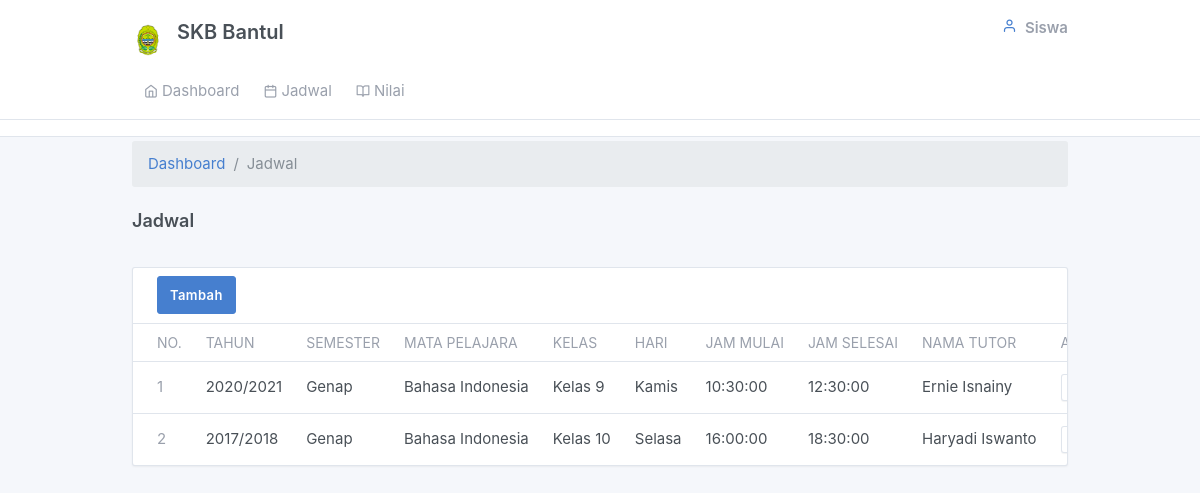
The page /siswa/jadwal.php on the database as committed earlier.
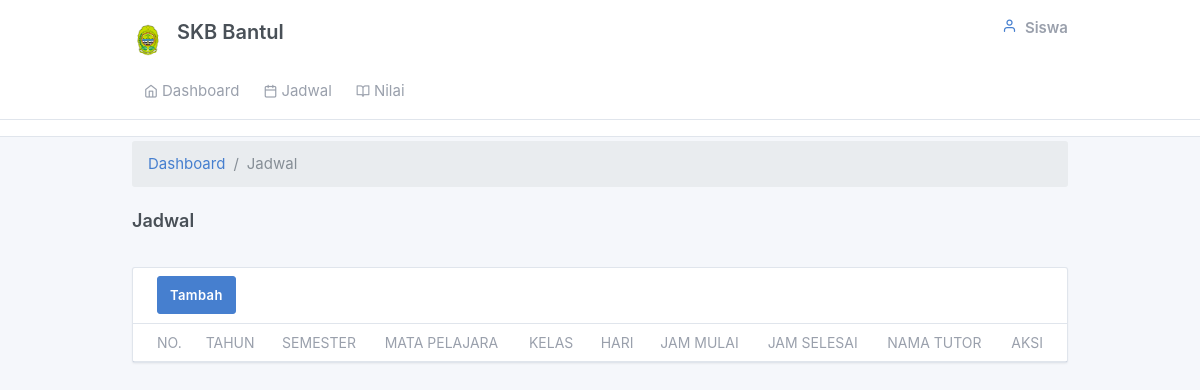
The same page on the database as committed later.
### tables this page shows
CREATE TABLE `jadwal` (
  `id_jadwal` int(11) NOT NULL,
  `kode_ta` int(11) NOT NULL,
  `semester` enum('Ganjil','Genap') NOT NULL,
  `kode_kelas` int(11) NOT NULL,
  `hari` enum('Senin','Selasa','Rabu','Kamis','Jumat') NOT NULL,
  `kode_mapel` varchar(11) NOT NULL,
  `jam_mulai` time NOT NULL,
  `jam_selesai` time NOT NULL,
  `kode_tutor` varchar(11) NOT NULL
);

CREATE TABLE `tahun_ajaran` (
  `kode_ta` int(11) NOT NULL,
  `ta` varchar(12) NOT NULL
);

CREATE TABLE `mapel` (
  `kode_mapel` varchar(11) NOT NULL,
  `nama_mapel` varchar(30) NOT NULL,
  `kode_kelas` int(11) NOT NULL,
  `kode_tutor` varchar(11) NOT NULL
);

CREATE TABLE `kelas` (
  `kode_kelas` int(11) NOT NULL,
  `kelas` varchar(11) NOT NULL
);

CREATE TABLE `tutor` (
  `kode_tutor` varchar(11) NOT NULL,
  `nama_tutor` varchar(50) NOT NULL,
  `tempat_lhr` varchar(30) NOT NULL,
  `tanggal_lhr` date NOT NULL,
  `jenkel` enum('laki-laki','perempuan') NOT NULL,
  `agama` varchar(12) NOT NULL,
  `alamat` varchar(100) NOT NULL,
  `no_hp` varchar(14) NOT NULL,
  `tgl_terdaftar` date NOT NULL
);

### siswa/jadwal.php (the view, shortened to what this page needs)
<?php include_once "views/main.php";?>
<?php
switch ($_GET["act"]){
default:
?>
<div class="my-3 my-md-1">
  <div class="container">
  <ol class="breadcrumb">
            <li class="breadcrumb-item">
              <a href="../index.php">Dashboard</a>
            </li>
            <li class="breadcrumb-item active">Jadwal</li>
          </ol>
    <div class="page-header">
      <h4 class="">
        Jadwal
      </h4>
    </div>
      <div class="">
        <div class="card">
          <div class="card-header">
          <a href="?&act=form_create" class="btn btn-primary" role="button">Tambah</a>
          </div>
          <div class="table-responsive">
            <table class="table card-table table-vcenter text-nowrap datatable">
              <thead>
                <tr>
                  <th class="w-2">No.</th>
                  <th>Tahun</th>
                  <th>Semester</th>
                  <th>Mata Pelajara</th>
                  <th>Kelas</th>
                  <th>Hari</th>
                  <th>Jam Mulai</th>
                  <th>Jam Selesai</th>
                  <th>Nama Tutor</th>
                  <th class="w-2">Aksi</th>
                </tr>
              </thead>
              <tbody>
              <?php
              $sql=mysqli_query($connect,"SELECT jadwal.id_jadwal, tahun_ajaran.ta, mapel.nama_mapel, jadwal.semester, kelas.kelas, jadwal.hari, jadwal.jam_mulai, jadwal.jam_selesai, tutor.nama_tutor FROM jadwal LEFT JOIN tahun_ajaran ON tahun_ajaran.kode_ta=jadwal.kode_ta LEFT JOIN kelas ON kelas.kode_kelas=jadwal.kode_kelas LEFT JOIN mapel ON mapel.kode_mapel=jadwal.kode_mapel LEFT JOIN tutor ON tutor.kode_tutor=jadwal.kode_tutor");
              $no=1;
              while($h=mysqli_fetch_array($sql)){ ?>
                <tr>
                  <td><span class="text-muted"><?php echo $no;?></span></td>
                  <td><?php echo $h['ta'];?></td>
                  <td><?php echo $h['semester'];?></td>
                  <td><?php echo $h['nama_mapel'];?></td>
                  <td><?php echo $h['kelas'];?></td>
                  <td><?php echo $h['hari'];?></td>
                  <td><?php echo $h['jam_mulai'];?></td>
                  <td><?php echo $h['jam_selesai'];?></td>
                  <td><?php echo $h['nama_tutor'];?></td>
                  <td class="text-right">
                    <a href="?&act=form_update&id=<?php echo $h['id_jadwal'];?>" class="btn btn-secondary btn-sm"><i class="fe fe-edit"></i></a>
                  </td>
                </tr>
              <?php $no++; } ?>
              </tbody>
            </table>
          </div>
        </div>
      </div>
    </div>
  </div>
<?php
break;
?>
<?php
}
?>

Rows that differ between the two databases and show on the page:
removed jadwal: kode_ta.ta "2020/2021", semester "Genap", kode_mapel.nama_mapel "Bahasa Indonesia", kode_kelas.kelas "Kelas 9", hari "Kamis", jam_mulai "10:30:00", jam_selesai "12:30:00", kode_tutor.nama_tutor "Ernie Isnainy"
removed jadwal: kode_ta.ta "2017/2018", semester "Genap", kode_mapel.nama_mapel "Bahasa Indonesia", kode_kelas.kelas "Kelas 10", hari "Selasa", jam_mulai "16:00:00", jam_selesai "18:30:00", kode_tutor.nama_tutor "Haryadi Iswanto"
